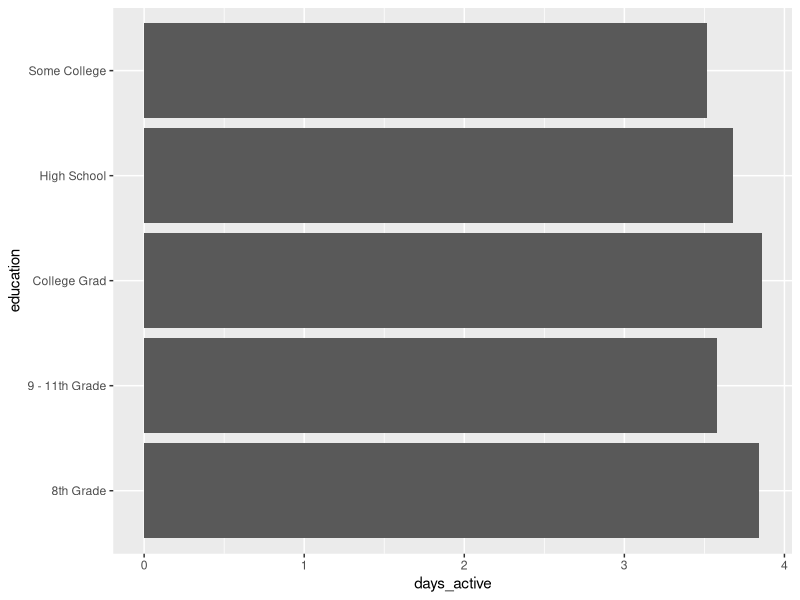
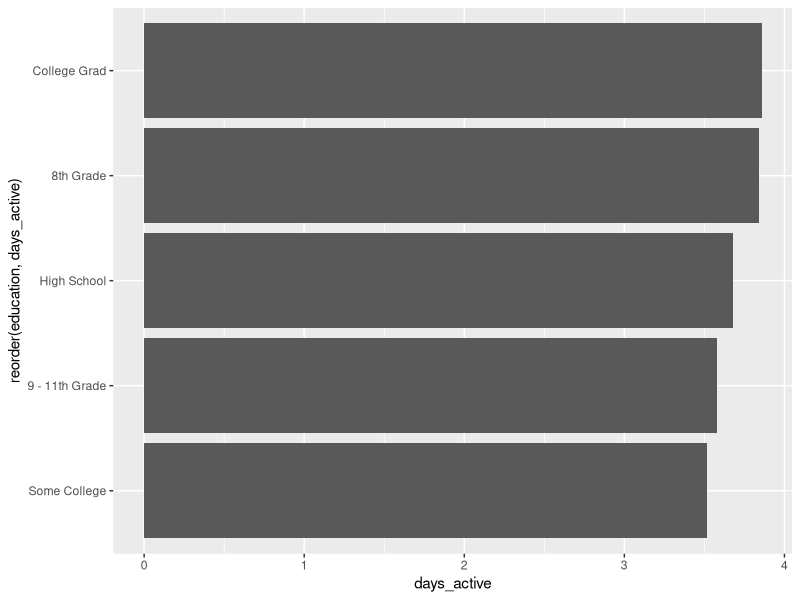
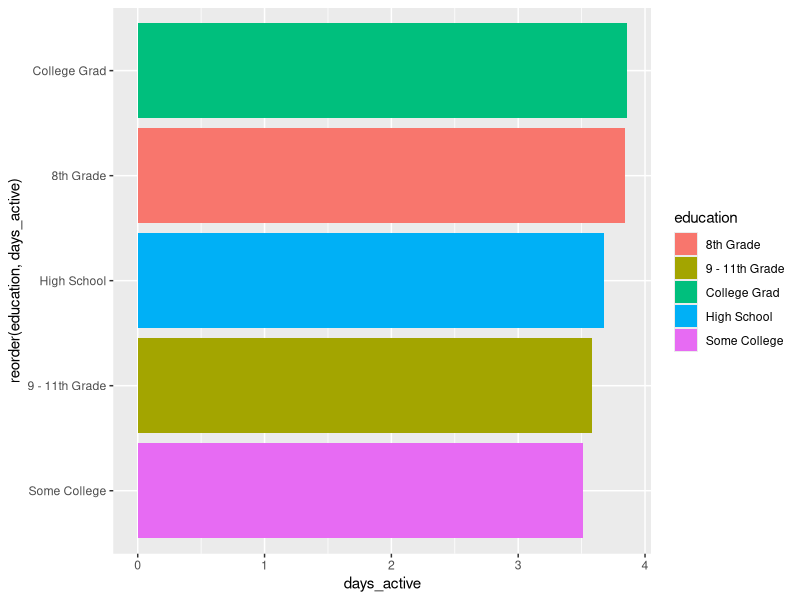

R code for these plots, in order: (Note: this script raises an error after producing the figures.)
## ---- chunk 1
knitr::opts_chunk$set(echo = FALSE,
                      warning = FALSE,
                      message = FALSE)
## ---- chunk 2
library(tidyverse)
library(skimr)
## ---- chunk 3
nhanes <- read_csv("nhanes.csv")
## ---- chunk 4
physically_active_education <- nhanes %>% 
  group_by(education) %>% 
  summarize(days_active = mean(phys_active_days, na.rm = T)) %>% 
  drop_na(education)

physically_active_education
## ---- chunk 5
ggplot(physically_active_education, aes(x = education,
                                        y = days_active)) +
  geom_col() + 
  coord_flip()
## ---- chunk 6
ggplot(physically_active_education, aes(x = reorder(education, days_active),
                                        y = days_active)) +
  geom_col() + 
  coord_flip()
## ---- chunk 7
ggplot(physically_active_education, aes(x = reorder(education, days_active),
                                        y = days_active,
                                        fill = education)) +
  geom_col() + 
  coord_flip() 
## ---- chunk 8
physically_active_education_working <- nhanes %>% 
  group_by(gender, work) %>% 
  summarize(days_active = mean(phys_active_days, na.rm = T)) %>% 
  drop_na(work)

physically_active_education_working
## ---- chunk 9
ggplot(physically_active_education_working, aes(x = education,
                                               y = days_active,
                                               fill = education)) +
  geom_col() + 
  coord_flip() +
  facet_wrap(~work)
  
## ---- chunk 10
library(ggthemes)


ggplot(physically_active_education_working, aes(x = work,
                                               y = days_active,
                                               fill = work)) +
  geom_col() + 
  coord_flip() +
  facet_wrap(~gender) +
  theme_fivethirtyeight() +
  scale_fill_fivethirtyeight()
  



